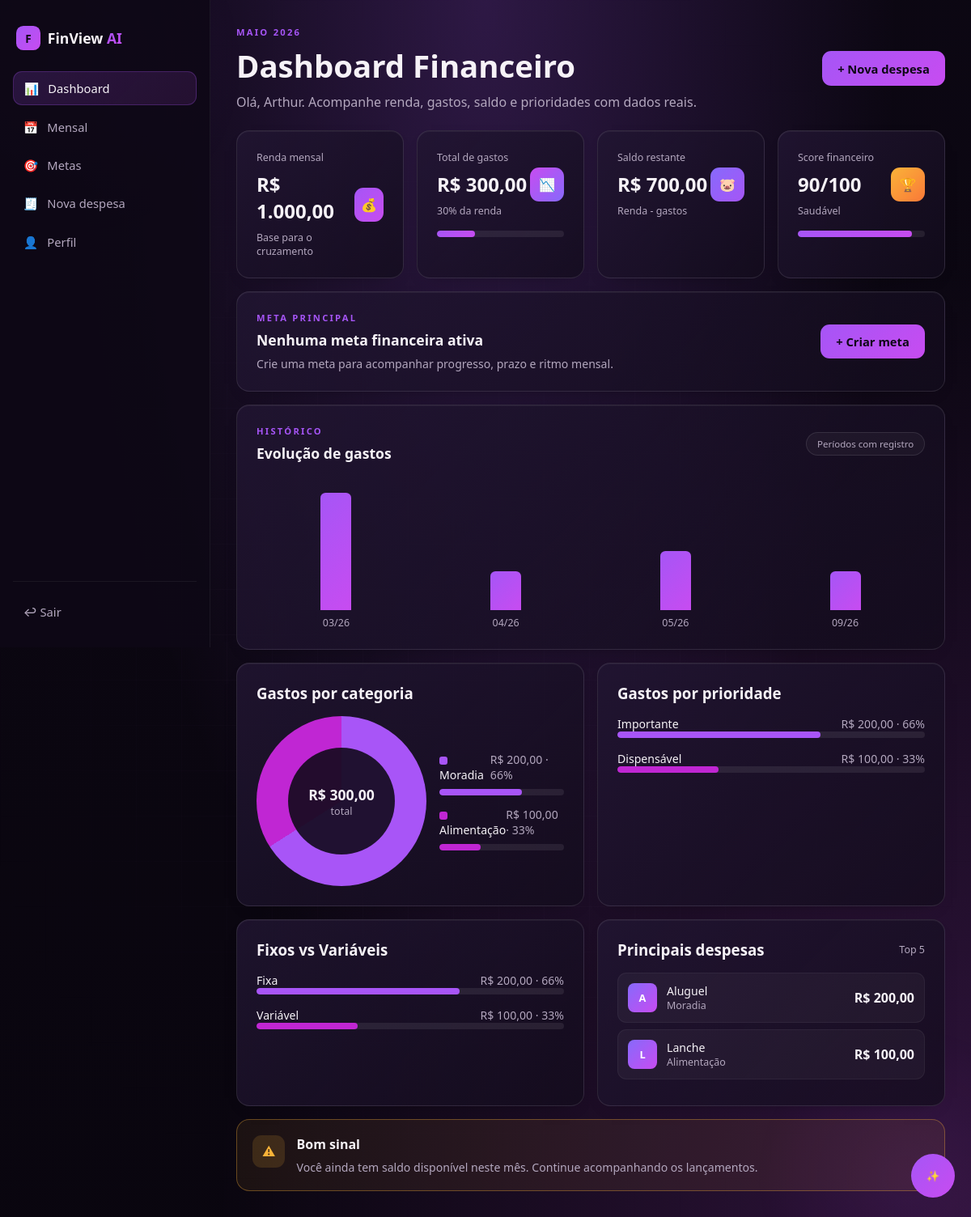
/dashboard/?month=2026-05 (signed in), run on the app's committed database.
### gastos/models.py (models this page shows, shortened)
class Expense(models.Model):
    RECURRENCE_CHOICES = [
        ('fixed', 'Fixa'),
        ('variable', 'Variável'),
    ]
    PRIORITY_CHOICES = [
        ('essential', 'Essencial'),
        ('important', 'Importante'),
        ('superfluous', 'Dispensável'),
    ]
    user = models.ForeignKey(User, on_delete=models.CASCADE, related_name='expenses')
    name = models.CharField(max_length=120)
    amount = models.DecimalField(max_digits=10, decimal_places=2)
    date = models.DateField()
    category = models.CharField(max_length=60)
    recurrence = models.CharField(max_length=20, choices=RECURRENCE_CHOICES, default='variable')
    priority = models.CharField(max_length=20, choices=PRIORITY_CHOICES, default='essential')
    notes = models.TextField(blank=True)
    created_at = models.DateTimeField(auto_now_add=True)
    updated_at = models.DateTimeField(auto_now=True)
    class Meta:
        ordering = ['-date', '-created_at']
    @property
    def amount_display(self):
        value = f'{self.amount:,.2f}'.replace(',', 'X').replace('.', ',').replace('X', '.')
        return f'R$ {value}'

### gastos/views.py (the view)
# urls.py: path('dashboard/', views.dashboard, name='dashboard'),
def dashboard(request):
    user, response = require_session_user(request)
    if response:
        return response
    reference_month = month_from_input(request.GET.get('month'))
    ensure_fixed_expenses_for_month(request.user, reference_month)
    expenses = Expense.objects.filter(user=request.user, date__year=reference_month.year, date__month=reference_month.month)
    total_expenses = expenses.aggregate(total=Sum('amount'))['total'] or Decimal('0')
    income_amount = MonthlyIncome.objects.filter(user=request.user, reference_month=reference_month).aggregate(total=Sum('amount'))['total'] or Decimal('0')
    balance = income_amount - total_expenses
    committed = percent(total_expenses, income_amount)
    score = score_from_commitment(committed)
    top_expenses = [
        {
            'name': expense.name,
            'category': expense.category,
            'amount': expense.amount_display,
            'initial': expense.name[:1].upper(),
        }
        for expense in expenses.order_by('-amount')[:5]
    ]
    category_items = list(expenses.values('category').annotate(total=Sum('amount')).order_by('-total'))
    category_summaries = summary_rows(category_items, total_expenses, 'category', CATEGORY_COLORS)
    priority_labels = dict(Expense.PRIORITY_CHOICES)
    recurrence_labels = dict(Expense.RECURRENCE_CHOICES)
    priority_items = [
        {
            'name': priority_labels.get(item['priority'], item['priority']),
            'total': item['total'] or Decimal('0'),
        }
        for item in expenses.values('priority').annotate(total=Sum('amount')).order_by('-total')
    ]
    recurrence_items = [
        {
            'name': recurrence_labels.get(item['recurrence'], item['recurrence']),
            'total': item['total'] or Decimal('0'),
        }
        for item in expenses.values('recurrence').annotate(total=Sum('amount')).order_by('-total')
    ]
    priority_summaries = summary_rows(priority_items, total_expenses, 'name')
    recurrence_summaries = summary_rows(recurrence_items, total_expenses, 'name')
    category_gradient = 'hsl(0 0% 100% / .08)'
    if category_summaries:
        offset = 0
        stops = []
        for category in category_summaries:
            next_offset = offset + category['percent']
            stops.append(f"{category['color']} {offset}% {max(next_offset, offset + 1)}%")
            offset = next_offset
        category_gradient = f"conic-gradient({', '.join(stops)})"
    history_months = expense_months_with_records(request.user)
    history_totals = []
    for item_month in history_months:
        ensure_fixed_expenses_for_month(request.user, item_month)
        month_expenses = Expense.objects.filter(user=request.user, date__year=item_month.year, date__month=item_month.month)
        month_total = month_expenses.aggregate(total=Sum('amount'))['total'] or Decimal('0')
        month_income_amount = MonthlyIncome.objects.filter(user=request.user, reference_month=item_month).aggregate(total=Sum('amount'))['total'] or Decimal('0')
        history_totals.append((item_month, month_total, month_income_amount))
    max_history_expense = max([item[1] for item in history_totals] + [Decimal('1')])
    monthly_history = [
        {
            'label': item_month.strftime('%m/%y'),
            'expenses_display': money(month_total),
            'income_display': money(month_income_amount),
            'balance_display': money(month_income_amount - month_total),
            'has_expenses': month_total > 0,
            'height': clamp(int((month_total / max_history_expense) * 100)) if month_total else 0,
        }
        for item_month, month_total, month_income_amount in history_totals
        if month_total > 0
    ]
    return render_page(
        request,
        'gastos/dashboard.html',
        active_page='dashboard',
        user=user,
        categories=CATEGORIES,
        category_summaries=category_summaries,
        priority_summaries=priority_summaries,
        recurrence_summaries=recurrence_summaries,
        top_expenses=top_expenses,
        income_amount_display=money(income_amount),
        total_expenses_display=money(total_expenses),
        balance_display=money(balance),
        current_month=month_label(reference_month),
        current_month_input=month_input(reference_month),
        committed=committed,
        committed_bar=clamp(committed),
        score=score,
        score_bar=score,
        score_label=score_label(score),
        category_gradient=category_gradient,
        monthly_history=monthly_history,
        alert=dashboard_alert(committed, balance),
        **goals_context_for_user(request.user, balance),
    )

### templates/gastos/dashboard.html (shortened to what this page needs)
{% extends 'gastos/app.html' %}
{% block app_content %}
<div style="max-width:1400px">
  <div class="flex justify-between items-center" style="flex-wrap:wrap;gap:1rem;margin-bottom:1.5rem">
    <div>
      <p class="uppercase-tag">{{ current_month }}</p>
      <h1 class="font-display text-4xl font-bold mt-2">Dashboard Financeiro</h1>
      <p class="muted mt-2">Olá, {{ user.name }}. Acompanhe renda, gastos, saldo e prioridades com dados reais.</p>
    </div>
    <a href="{% url 'gastos:new_expense' %}?month={{ current_month_input }}" class="btn btn-primary">+ Nova despesa</a>
  </div>
  <div class="grid g4">
    <div class="glass">
      <div class="flex justify-between items-center">
        <div>
          <p class="text-xs muted">Renda mensal</p>
          <p class="font-display text-2xl font-bold mt-2">{{ income_amount_display }}</p>
          <p class="text-xs mt-2 muted">Base para o cruzamento</p>
        </div>
        <div class="kpi-icon">💰</div>
      </div>
    </div>
    <div class="glass">
      <div class="flex justify-between items-center">
        <div>
          <p class="text-xs muted">Total de gastos</p>
          <p class="font-display text-2xl font-bold mt-2">{{ total_expenses_display }}</p>
          <p class="text-xs mt-2 muted">{{ committed }}% da renda</p>
        </div>
        <div class="kpi-icon sec">📉</div>
      </div>
      <div class="bar-track mt-4"><div class="bar-fill" style="width:{{ committed_bar }}%"></div></div>
    </div>
    <div class="glass">
      <div class="flex justify-between items-center">
        <div>
          <p class="text-xs muted">Saldo restante</p>
          <p class="font-display text-2xl font-bold mt-2">{{ balance_display }}</p>
          <p class="text-xs mt-2 muted">Renda - gastos</p>
        </div>
        <div class="kpi-icon acc">🐷</div>
      </div>
    </div>
    <div class="glass">
      <div class="flex justify-between items-center">
        <div>
          <p class="text-xs muted">Score financeiro</p>
          <p class="font-display text-2xl font-bold mt-2">{{ score }}/100</p>
          <p class="text-xs mt-2 muted">{{ score_label }}</p>
        </div>
        <div class="kpi-icon warn">🏆</div>
      </div>
      <div class="bar-track mt-4"><div class="bar-fill" style="width:{{ score_bar }}%"></div></div>
    </div>
  </div>
  <div class="glass mt-4">
    <div class="flex justify-between items-center" style="gap:1rem;flex-wrap:wrap">
      <div>
        <p class="uppercase-tag">Meta principal</p>
        {% if featured_goal %}
          <h2 class="font-display text-lg font-semibold mt-2">{{ featured_goal.name }}</h2>
          <p class="text-sm muted mt-2">
            {{ featured_goal.saved_amount }} guardados de {{ featured_goal.target_amount }}.
            Ritmo necessário: {{ featured_goal.required_monthly_amount }}.
          </p>
        {% else %}
          <h2 class="font-display text-lg font-semibold mt-2">Nenhuma meta financeira ativa</h2>
          <p class="text-sm muted mt-2">Crie uma meta para acompanhar progresso, prazo e ritmo mensal.</p>
        {% endif %}
      </div>
      <a href="{% url 'gastos:goals' %}" class="btn {% if featured_goal %}btn-outline{% else %}btn-primary{% endif %}">
        {% if featured_goal %}Ver metas{% else %}+ Criar meta{% endif %}
      </a>
    </div>
  </div>
  <div class="glass mt-4">
    <div class="flex justify-between items-center mb-4">
      <div>
        <p class="uppercase-tag">Histórico</p>
        <h3 class="font-display font-semibold text-lg mt-2">Evolução de gastos</h3>
      </div>
      <span class="chip">Períodos com registro</span>
    </div>
    <div class="flex" style="gap:.8rem;height:190px;align-items:flex-end">
      {% for month in monthly_history %}
        <div style="display:flex;flex-direction:column;align-items:center;gap:.45rem;flex:1;min-width:0">
          <div title="Gastos: {{ month.expenses_display }} | Renda: {{ month.income_display }} | Saldo: {{ month.balance_display }}" style="width:100%;max-width:38px;height:145px;display:flex;align-items:flex-end">
            {% if month.has_expenses %}
              <div style="width:100%;height:{{ month.height }}%;background:var(--gradient-primary);border-radius:.4rem .4rem 0 0"></div>
            {% endif %}
          </div>
          <span class="text-xs muted">{{ month.label }}</span>
        </div>
      {% empty %}
        <div class="muted text-sm" style="align-self:center;text-align:center;width:100%">Nenhum gasto registrado.</div>
      {% endfor %}
    </div>
  </div>
  <div class="grid g2 mt-4">
    <div class="glass">
      <h3 class="font-display font-semibold mb-4">Gastos por categoria</h3>
      <div class="grid g2" style="align-items:center;gap:1rem">
        <div style="display:grid;place-items:center">
          <div style="width:210px;max-width:100%;aspect-ratio:1;border-radius:50%;background:{{ category_gradient }};display:grid;place-items:center">
            <div class="text-center" style="width:132px;aspect-ratio:1;border-radius:50%;background:hsl(265 47% 6% / .88);display:grid;place-items:center;align-content:center">
              <p class="font-display text-lg font-bold">{{ total_expenses_display }}</p>
              <p class="text-xs muted">total</p>
            </div>
          </div>
        </div>
        <div>
          {% for category in category_summaries %}
            <div style="padding:.45rem 0">
              <div class="flex items-center justify-between text-sm">
                <span><span class="legend-dot" style="background:{{ category.color }}"></span>{{ category.name }}</span>
                <span class="muted">{{ category.amount }} · {{ category.percent }}%</span>
              </div>
              <div class="bar-track mt-2"><div style="width:{{ category.bar_width }}%;height:100%;background:{{ category.color }};border-radius:9999px"></div></div>
            </div>
          {% empty %}
            <p class="text-sm muted">Nenhuma categoria registrada ainda.</p>
          {% endfor %}
        </div>
      </div>
    </div>
    <div class="glass">
      <h3 class="font-display font-semibold mb-4">Gastos por prioridade</h3>
      {% for priority in priority_summaries %}
        <div style="margin-bottom:1rem">
          <div class="flex justify-between text-sm mb-2"><span>{{ priority.name }}</span><span class="muted">{{ priority.amount }} · {{ priority.percent }}%</span></div>
          <div class="bar-track"><div style="width:{{ priority.bar_width }}%;height:100%;background:{{ priority.color }};border-radius:9999px"></div></div>
        </div>
      {% empty %}
        <p class="text-sm muted">Nenhuma prioridade registrada ainda.</p>
      {% endfor %}
    </div>
    <div class="glass">
      <h3 class="font-display font-semibold mb-4">Fixos vs Variáveis</h3>
      {% for recurrence in recurrence_summaries %}
        <div style="margin-bottom:1rem">
          <div class="flex justify-between text-sm mb-2"><span>{{ recurrence.name }}</span><span class="muted">{{ recurrence.amount }} · {{ recurrence.percent }}%</span></div>
          <div class="bar-track"><div style="width:{{ recurrence.bar_width }}%;height:100%;background:{{ recurrence.color }};border-radius:9999px"></div></div>
        </div>
      {% empty %}
        <p class="text-sm muted">Nenhuma despesa registrada ainda.</p>
      {% endfor %}
    </div>
    <div class="glass">
      <div class="flex justify-between items-center mb-4">
        <h3 class="font-display font-semibold">Principais despesas</h3>
        <span class="text-xs muted">Top 5</span>
      </div>
      {% for expense in top_expenses %}
        <div class="list-row">
          <div class="flex items-center gap-3">
            <div class="avatar-init">{{ expense.initial }}</div>
            <div>
              <p class="text-sm font-medium">{{ expense.name }}</p>
              <p class="text-xs muted">{{ expense.category }}</p>
            </div>
          </div>
          <p class="font-display font-bold">{{ expense.amount }}</p>
        </div>
      {% empty %}
        <p class="text-sm muted">Nenhuma despesa registrada ainda.</p>
      {% endfor %}
    </div>
  </div>
  <div class="alert mt-4">
    <div class="alert-icon">⚠</div>
    <div>
      <h4 class="font-display font-semibold">{{ alert.title }}</h4>
      <p class="text-sm muted mt-2">{{ alert.message }}</p>
    </div>
  </div>
</div>
{% endblock %}

### data on the page
Expense: name "Aluguel", category "Moradia"
Expense: name "Lanche", category "Alimentação"

### other printed values
{{ current_month }} "MAIO 2026"
{{ user.name }} "Arthur"
{{ income_amount_display }} "R$ 1.000,00"
{{ total_expenses_display }} "R$ 300,00"
{{ committed }} "30"
{{ balance_display }} "R$ 700,00"
{{ score }} "90"
{{ score_label }} "Saudável"
{{ month.label }} "03/26" "04/26" "05/26" "09/26"
{{ category.name }} "Moradia" "Alimentação"
{{ category.amount }} "R$ 200,00" "R$ 100,00"
{{ category.percent }} "66" "33"
{{ priority.name }} "Importante" "Dispensável"
{{ priority.amount }} "R$ 200,00" "R$ 100,00"
{{ priority.percent }} "66" "33"
